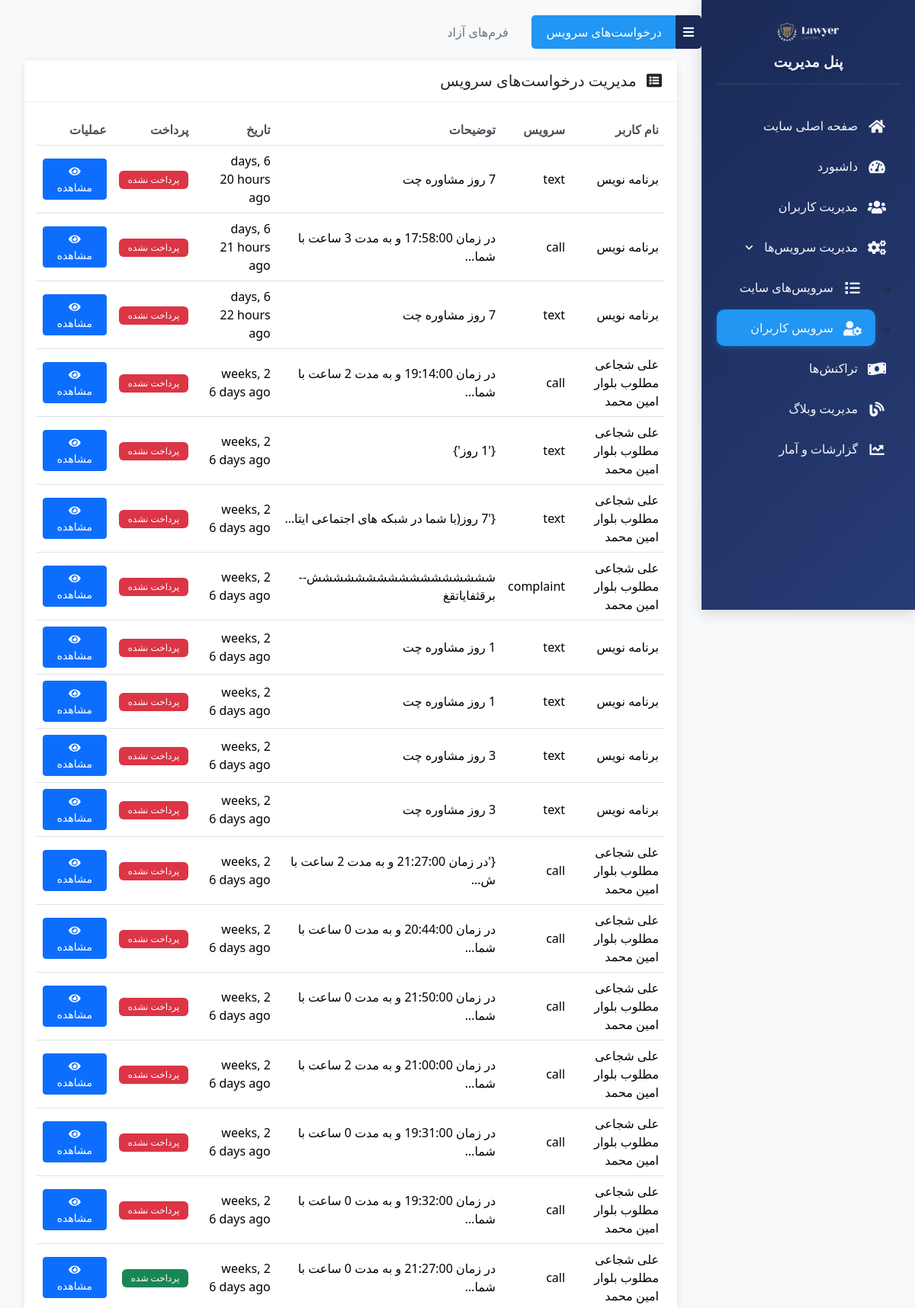
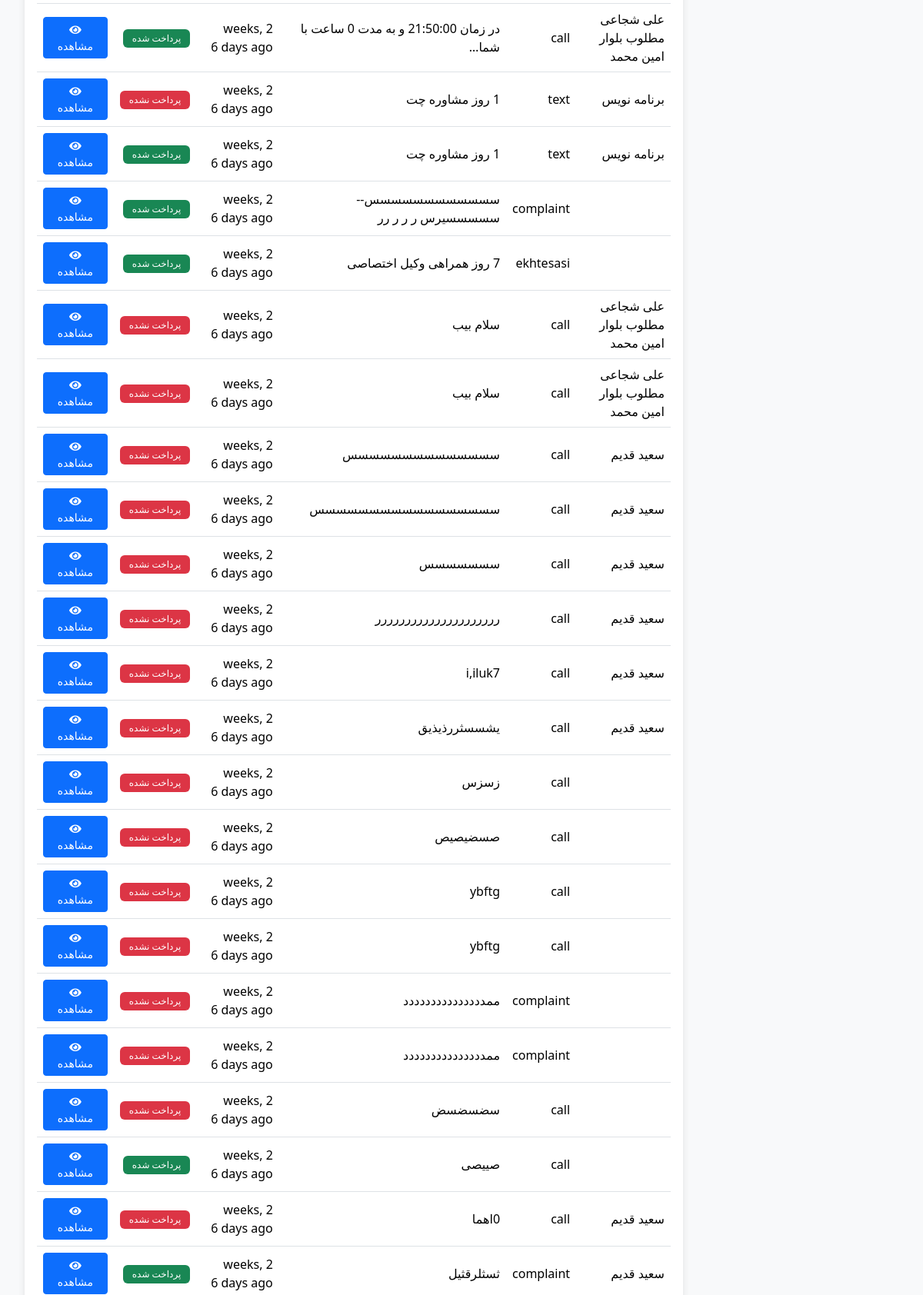
The page /adminpanel/admin-user-services/ (signed in, upper part) on the database its author committed (2 pictures, top to bottom).
### service/models.py (models this page shows)
class UserServiceRequest(models.Model):
    user = models.ForeignKey(Client, on_delete=models.CASCADE)
    service = models.ForeignKey(Service, on_delete=models.CASCADE)
    start_date = models.DateTimeField()
    end_date = models.DateTimeField()
    title = models.CharField(max_length=500,null=True,blank=True)
    description = models.TextField(null=True, blank=True)
    is_active = models.BooleanField(default=True)
    is_accepted = models.BooleanField(default=False)
    is_paid = models.BooleanField(default=False)
    created_at = models.DateTimeField(default=timezone.now)
    attachment = models.FileField(upload_to='service_attachments/', null=True, blank=True,
                                validators=[FileExtensionValidator(allowed_extensions=['jpg', 'jpeg', 'png', 'pdf', 'doc', 'docx','zip'])])  # حداکثر حجم 50 مگابایت

class Service(models.Model):
    SERVICE_CHOICES = [
        ('call', 'تماس تلفنی'),
        ('text', 'پیام متنی'),
        ('complaint', 'تنظیم شکایت'),
        ('ekhtesasi', 'اختصاصی'),
    ]
    name = models.CharField(max_length=20, choices=SERVICE_CHOICES)
    price = models.IntegerField()

### users/models.py (models this page shows)
class Client(AbstractUser):
    name = models.CharField(max_length=120, null=True, blank=True)
    username = models.CharField(max_length=11, unique=True)
    is_questioned = models.BooleanField(default=False)
    otp = models.IntegerField(null=True, blank=True)
    timestamp = models.DateTimeField(default=now)
    USERNAME_FIELD = 'username'
    REQUIRED_FIELDS = []

### users/admin/admin_panel.py (the view)
# urls.py: path('admin-user-services/', admin_user_services, name='admin_user_services'),
@login_required
@user_passes_test(is_admin)
def admin_user_services(request):
    user_services = UserServiceRequest.objects.all().order_by('-created_at')
    free_form_requests = FreeForm.objects.all().order_by('-created_at')
    context = {
        'user_services': user_services,
        'free_form_requests': free_form_requests,
    }
    return render(request, 'users/admin_user_services.html', context)

### users/admin/admin_panel.py (called while the page is built)
def is_admin(user):
    return user.is_superuser or user.is_staff

### users/templates/users/admin_user_services.html (shortened to what this page needs)
{% load humanize static %}
<!DOCTYPE html>
<html lang="fa" dir="rtl">
<head>
    <link href="https://cdn.jsdelivr.net/npm/bootstrap@5.3.3/dist/css/bootstrap.rtl.min.css" rel="stylesheet">
    <link rel="stylesheet" href="https://cdnjs.cloudflare.com/ajax/libs/font-awesome/5.15.4/css/all.min.css">
</head>
<body>
    <div class="container-fluid">
        <div class="main-layout">
            {% include 'users/admin_sidebar.html' %}
            <div class="main-content">
                <ul class="nav nav-tabs mb-3" id="requestTabs" role="tablist">
                    <li class="nav-item" role="presentation">
                        <button class="nav-link active" id="services-tab" data-bs-toggle="tab"
                            data-bs-target="#services" type="button" role="tab">درخواست‌های سرویس</button>
                    </li>
                    <li class="nav-item" role="presentation">
                        <button class="nav-link" id="forms-tab" data-bs-toggle="tab" data-bs-target="#forms"
                            type="button" role="tab">فرم‌های آزاد</button>
                    </li>
                </ul>
                <div class="tab-content" id="requestTabsContent">
                    <div class="tab-pane fade show active" id="services" role="tabpanel">
                        <div class="card">
                            <div class="card-header">
                                <h5 class="mb-0">
                                    <i class="fas fa-list-alt me-2"></i>
                                    مدیریت درخواست‌های سرویس
                                </h5>
                            </div>
                            <div class="card-body">
                                <div class="table-responsive">
                                    <table class="table align-middle">
                                        <thead>
                                            <tr>
                                                <th>نام کاربر</th>
                                                <th>سرویس</th>
                                                <th class="d-none d-md-table-cell">توضیحات</th>
                                                <th>تاریخ</th>
                                                <th>پرداخت</th>
                                                <th>عملیات</th>
                                            </tr>
                                        </thead>
                                        <tbody>
                                            {% for service in user_services %}
                                            <tr>
                                                <td>{{ service.user.get_full_name }}</td>
                                                <td>{{ service.service.name }}</td>
                                                <td class="d-none d-md-table-cell">{{ service.description|truncatechars:40 }}</td>
                                                <td>{{ service.created_at|naturaltime }}</td>
                                                <td>
                                                    {% if service.is_paid %}
                                                    <span class="badge bg-success">پرداخت شده</span>
                                                    {% else %}
                                                    <span class="badge bg-danger">پرداخت نشده</span>
                                                    {% endif %}
                                                </td>
                                                <td>
                                                    <button class="btn btn-sm btn-primary" data-bs-toggle="modal"
                                                        data-bs-target="#serviceModal{{ service.id }}">
                                                        <i class="fas fa-eye"></i>
                                                        <span class="d-none d-md-inline"> مشاهده</span>
                                                    </button>
                                                </td>
                                            </tr>
                                            {% endfor %}
                                        </tbody>
                                    </table>
                                </div>
                            </div>
                        </div>
                    </div>
                </div>
            </div>
        </div>
</body>
</html>

### users/templates/users/admin_user_services.html (style rules this page uses)
body { background-color: #f8f9fa; min-height: 100vh; margin: 0; padding: 0; }
.main-content { margin-right: 280px; padding: 2rem; min-height: 100vh; transition: margin-right 0.3s ease; }
.card { border: none; border-radius: 10px; box-shadow: 0 2px 10px rgba(0, 0, 0, 0.1); margin-bottom: 20px; }
.card-header { background-color: #fff; border-bottom: 1px solid #eee; padding: 15px 20px; border-radius: 10px 10px 0 0; }
.nav-tabs { border: none; margin-bottom: 20px; }
.nav-tabs .nav-link { border: none; color: #6c757d; padding: 10px 20px; border-radius: 5px; margin-left: 10px; transition: all 0.3s ease; }
.nav-tabs .nav-link.active { color: #fff; background-color: #2196f3; }
.table { margin-bottom: 0; }
.table th { border-top: none; font-weight: 600; color: #495057; }
.btn-sm { padding: 5px 15px; font-size: 0.875rem; }

### users/templates/users/admin_sidebar.html (style rules this page uses)
:root { --sidebar-width: 280px; --sidebar-collapsed-width: 70px; }
.main-content { margin-right: var(--sidebar-width); padding: 20px; transition: margin-right 0.3s ease; }

### rows shown on the page
UserServiceRequest: user.get_full_name "برنامه نویس", service.name "text", description "7 روز مشاوره چت", created_at "6 days, 20 hours ago", is_paid "پرداخت نشده"
UserServiceRequest: user.get_full_name "برنامه نویس", service.name "call", description "در زمان 17:58:00 و به مدت 3 ساعت با شما…", created_at "6 days, 21 hours ago", is_paid "پرداخت نشده"
UserServiceRequest: user.get_full_name "برنامه نویس", service.name "text", description "7 روز مشاوره چت", created_at "6 days, 22 hours ago", is_paid "پرداخت نشده"
UserServiceRequest: user.get_full_name "علی شجاعی مطلوب بلوار امین محمد", service.name "call", description "در زمان 19:14:00 و به مدت 2 ساعت با شما…", created_at "2 weeks, 6 days ago", is_paid "پرداخت نشده"
UserServiceRequest: user.get_full_name "علی شجاعی مطلوب بلوار امین محمد", service.name "text", description "{'1 روز'}", created_at "2 weeks, 6 days ago", is_paid "پرداخت نشده"
UserServiceRequest: user.get_full_name "علی شجاعی مطلوب بلوار امین محمد", service.name "text", description "{'7 روز(با شما در شبکه های اجتماعی ایتا…", created_at "2 weeks, 6 days ago", is_paid "پرداخت نشده"
UserServiceRequest: user.get_full_name "علی شجاعی مطلوب بلوار امین محمد", service.name "complaint", description "ششششششششششششششششش--برقثفایاتقغ", created_at "2 weeks, 6 days ago", is_paid "پرداخت نشده"
UserServiceRequest: user.get_full_name "برنامه نویس", service.name "text", description "1 روز مشاوره چت", created_at "2 weeks, 6 days ago", is_paid "پرداخت نشده"
UserServiceRequest: user.get_full_name "برنامه نویس", service.name "text", description "1 روز مشاوره چت", created_at "2 weeks, 6 days ago", is_paid "پرداخت نشده"
UserServiceRequest: user.get_full_name "برنامه نویس", service.name "text", description "3 روز مشاوره چت", created_at "2 weeks, 6 days ago", is_paid "پرداخت نشده"
UserServiceRequest: user.get_full_name "برنامه نویس", service.name "text", description "3 روز مشاوره چت", created_at "2 weeks, 6 days ago", is_paid "پرداخت نشده"
UserServiceRequest: user.get_full_name "علی شجاعی مطلوب بلوار امین محمد", service.name "call", description "{'در زمان 21:27:00 و به مدت 2 ساعت با ش…", created_at "2 weeks, 6 days ago", is_paid "پرداخت نشده"
UserServiceRequest: user.get_full_name "علی شجاعی مطلوب بلوار امین محمد", service.name "call", description "در زمان 20:44:00 و به مدت 0 ساعت با شما…", created_at "2 weeks, 6 days ago", is_paid "پرداخت نشده"
UserServiceRequest: user.get_full_name "علی شجاعی مطلوب بلوار امین محمد", service.name "call", description "در زمان 21:50:00 و به مدت 0 ساعت با شما…", created_at "2 weeks, 6 days ago", is_paid "پرداخت نشده"
UserServiceRequest: user.get_full_name "علی شجاعی مطلوب بلوار امین محمد", service.name "call", description "در زمان 21:00:00 و به مدت 2 ساعت با شما…", created_at "2 weeks, 6 days ago", is_paid "پرداخت نشده"
UserServiceRequest: user.get_full_name "علی شجاعی مطلوب بلوار امین محمد", service.name "call", description "در زمان 19:31:00 و به مدت 0 ساعت با شما…", created_at "2 weeks, 6 days ago", is_paid "پرداخت نشده"
UserServiceRequest: user.get_full_name "علی شجاعی مطلوب بلوار امین محمد", service.name "call", description "در زمان 19:32:00 و به مدت 0 ساعت با شما…", created_at "2 weeks, 6 days ago", is_paid "پرداخت نشده"
UserServiceRequest: user.get_full_name "علی شجاعی مطلوب بلوار امین محمد", service.name "call", description "در زمان 21:27:00 و به مدت 0 ساعت با شما…", created_at "2 weeks, 6 days ago", is_paid "پرداخت شده"
UserServiceRequest: user.get_full_name "علی شجاعی مطلوب بلوار امین محمد", service.name "call", description "در زمان 21:50:00 و به مدت 0 ساعت با شما…", created_at "2 weeks, 6 days ago", is_paid "پرداخت شده"
UserServiceRequest: user.get_full_name "برنامه نویس", service.name "text", description "1 روز مشاوره چت", created_at "2 weeks, 6 days ago", is_paid "پرداخت نشده"
UserServiceRequest: user.get_full_name "برنامه نویس", service.name "text", description "1 روز مشاوره چت", created_at "2 weeks, 6 days ago", is_paid "پرداخت شده"
UserServiceRequest: service.name "complaint", description "سسسسسسسسسسسس--سسسسسیرس ر ر ر رر", created_at "2 weeks, 6 days ago", is_paid "پرداخت شده"
UserServiceRequest: service.name "ekhtesasi", description "7 روز همراهی وکیل اختصاصی", created_at "2 weeks, 6 days ago", is_paid "پرداخت شده"
UserServiceRequest: user.get_full_name "علی شجاعی مطلوب بلوار امین محمد", service.name "call", description "سلام بیب", created_at "2 weeks, 6 days ago", is_paid "پرداخت نشده"
UserServiceRequest: user.get_full_name "علی شجاعی مطلوب بلوار امین محمد", service.name "call", description "سلام بیب", created_at "2 weeks, 6 days ago", is_paid "پرداخت نشده"
UserServiceRequest: user.get_full_name "سعید قدیم", service.name "call", description "سسسسسسسسسسسسسس", created_at "2 weeks, 6 days ago", is_paid "پرداخت نشده"
UserServiceRequest: user.get_full_name "سعید قدیم", service.name "call", description "سسسسسسسسسسسسسسسسس", created_at "2 weeks, 6 days ago", is_paid "پرداخت نشده"
UserServiceRequest: user.get_full_name "سعید قدیم", service.name "call", description "سسسسسسس", created_at "2 weeks, 6 days ago", is_paid "پرداخت نشده"
UserServiceRequest: user.get_full_name "سعید قدیم", service.name "call", description "ررررررررررررررررررررر", created_at "2 weeks, 6 days ago", is_paid "پرداخت نشده"
UserServiceRequest: user.get_full_name "سعید قدیم", service.name "call", description "i,iluk7", created_at "2 weeks, 6 days ago", is_paid "پرداخت نشده"
UserServiceRequest: user.get_full_name "سعید قدیم", service.name "call", description "یشسسثررذیذیق", created_at "2 weeks, 6 days ago", is_paid "پرداخت نشده"
UserServiceRequest: service.name "call", description "زسزس", created_at "2 weeks, 6 days ago", is_paid "پرداخت نشده"
UserServiceRequest: service.name "call", description "صسضیصیص", created_at "2 weeks, 6 days ago", is_paid "پرداخت نشده"
UserServiceRequest: service.name "call", description "ybftg", created_at "2 weeks, 6 days ago", is_paid "پرداخت نشده"
UserServiceRequest: service.name "call", description "ybftg", created_at "2 weeks, 6 days ago", is_paid "پرداخت نشده"
UserServiceRequest: service.name "complaint", description "ممددددددددددددددد", created_at "2 weeks, 6 days ago", is_paid "پرداخت نشده"
UserServiceRequest: service.name "complaint", description "ممددددددددددددددد", created_at "2 weeks, 6 days ago", is_paid "پرداخت نشده"
UserServiceRequest: service.name "call", description "سضسضسض", created_at "2 weeks, 6 days ago", is_paid "پرداخت نشده"
UserServiceRequest: service.name "call", description "صییصی", created_at "2 weeks, 6 days ago", is_paid "پرداخت شده"
UserServiceRequest: user.get_full_name "سعید قدیم", service.name "call", description "0اهما", created_at "2 weeks, 6 days ago", is_paid "پرداخت نشده"
UserServiceRequest: user.get_full_name "سعید قدیم", service.name "complaint", description "ثسثلرقثیل", created_at "2 weeks, 6 days ago", is_paid "پرداخت شده"
